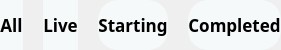
             <widget class="QWidget" name="product_tab" native="true">
              <property name="sizePolicy">
               <sizepolicy hsizetype="Preferred" vsizetype="Preferred">
                <horstretch>0</horstretch>
                <verstretch>0</verstretch>
               </sizepolicy>
              </property>
              <property name="maximumSize">
               <size>
                <width>16777215</width>
                <height>50</height>
               </size>
              </property>
              <property name="styleSheet">
               <string notr="true">QPushButton {
    background-color:#F5F9F9;
	border-radius: 20px;
	border: none;
}

QPushButton::hover{
    background-color: #E8F3F2;
}</string>
              </property>
              <layout class="QHBoxLayout" name="horizontalLayout_3" stretch="0,0,0,0">
               <property name="spacing">
                <number>20</number>
               </property>
               <property name="leftMargin">
                <number>0</number>
               </property>
               <property name="topMargin">
                <number>0</number>
               </property>
               <property name="rightMargin">
                <number>0</number>
               </property>
               <property name="bottomMargin">
                <number>0</number>
               </property>
               <item>
                <widget class="QPushButton" name="product_page_all_button">
                 <property name="sizePolicy">
                  <sizepolicy hsizetype="Minimum" vsizetype="Minimum">
                   <horstretch>0</horstretch>
                   <verstretch>0</verstretch>
                  </sizepolicy>
                 </property>
                 <property name="font">
                  <font>
                   <family>Manrope</family>
                   <pointsize>13</pointsize>
                   <weight>75</weight>
                   <bold>true</bold>
                  </font>
                 </property>
                 <property name="text">
                  <string>All</string>
                 </property>
                </widget>
               </item>
               <item>
                <widget class="QPushButton" name="product_page_live_button">
                 <property name="sizePolicy">
                  <sizepolicy hsizetype="Minimum" vsizetype="Minimum">
                   <horstretch>0</horstretch>
                   <verstretch>0</verstretch>
                  </sizepolicy>
                 </property>
                 <property name="font">
                  <font>
                   <family>Manrope</family>
                   <pointsize>13</pointsize>
                   <weight>75</weight>
                   <bold>true</bold>
                  </font>
                 </property>
                 <property name="text">
                  <string>Live</string>
                 </property>
                </widget>
               </item>
               <item>
                <widget class="QPushButton" name="product_page_starting_button">
                 <property name="sizePolicy">
                  <sizepolicy hsizetype="Minimum" vsizetype="Minimum">
                   <horstretch>0</horstretch>
                   <verstretch>0</verstretch>
                  </sizepolicy>
                 </property>
                 <property name="font">
                  <font>
                   <family>Manrope</family>
                   <pointsize>13</pointsize>
                   <weight>75</weight>
                   <bold>true</bold>
                  </font>
                 </property>
                 <property name="text">
                  <string>Starting</string>
                 </property>
                </widget>
               </item>
               <item>
                <widget class="QPushButton" name="product_page_completed_button">
                 <property name="sizePolicy">
                  <sizepolicy hsizetype="Minimum" vsizetype="Minimum">
                   <horstretch>0</horstretch>
                   <verstretch>0</verstretch>
                  </sizepolicy>
                 </property>
                 <property name="font">
                  <font>
                   <family>Manrope</family>
                   <pointsize>13</pointsize>
                   <weight>75</weight>
                   <bold>true</bold>
                  </font>
                 </property>
                 <property name="text">
                  <string>Completed</string>
                 </property>
                </widget>
               </item>
              </layout>
             </widget>
